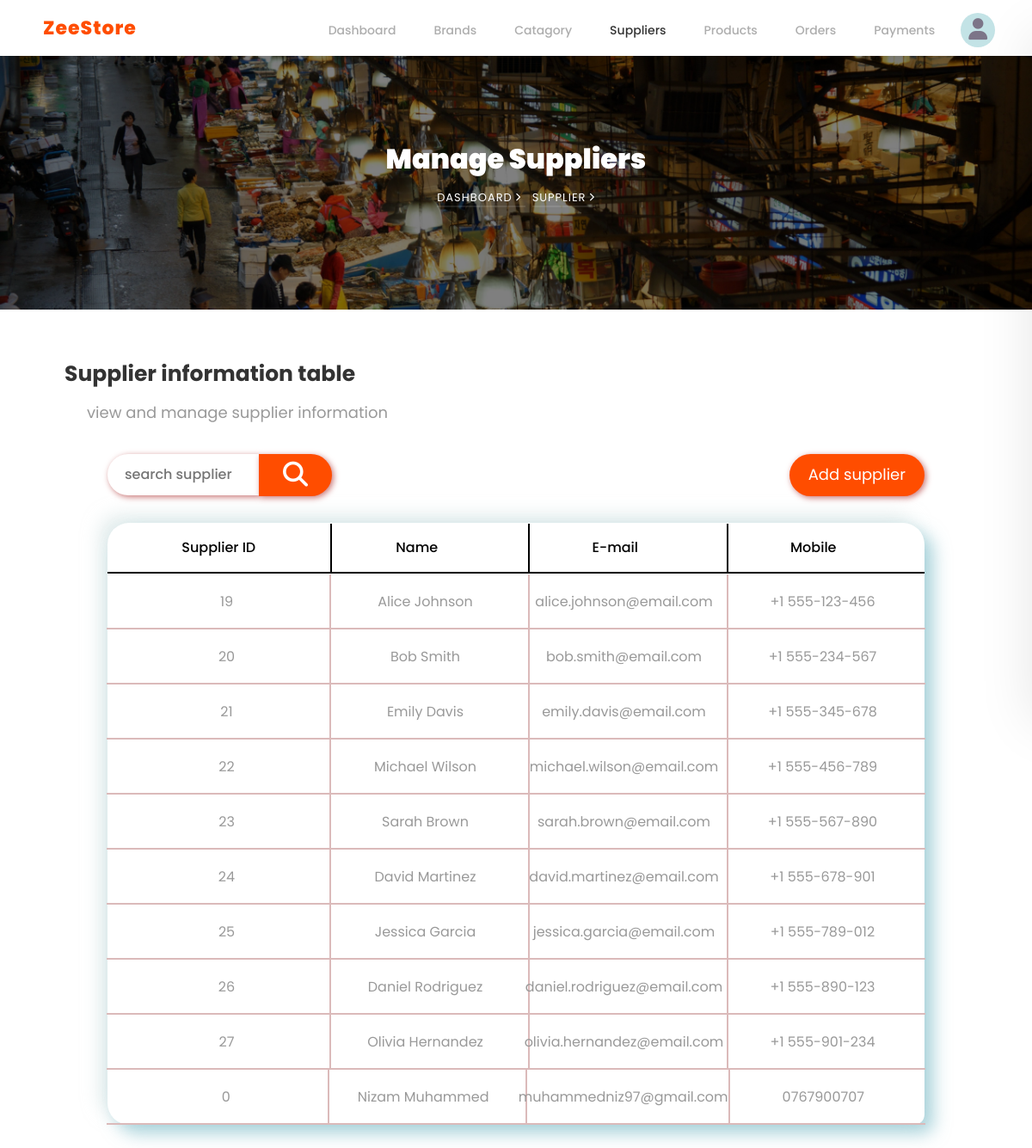
The app's page /admin/supplier.php, older data.
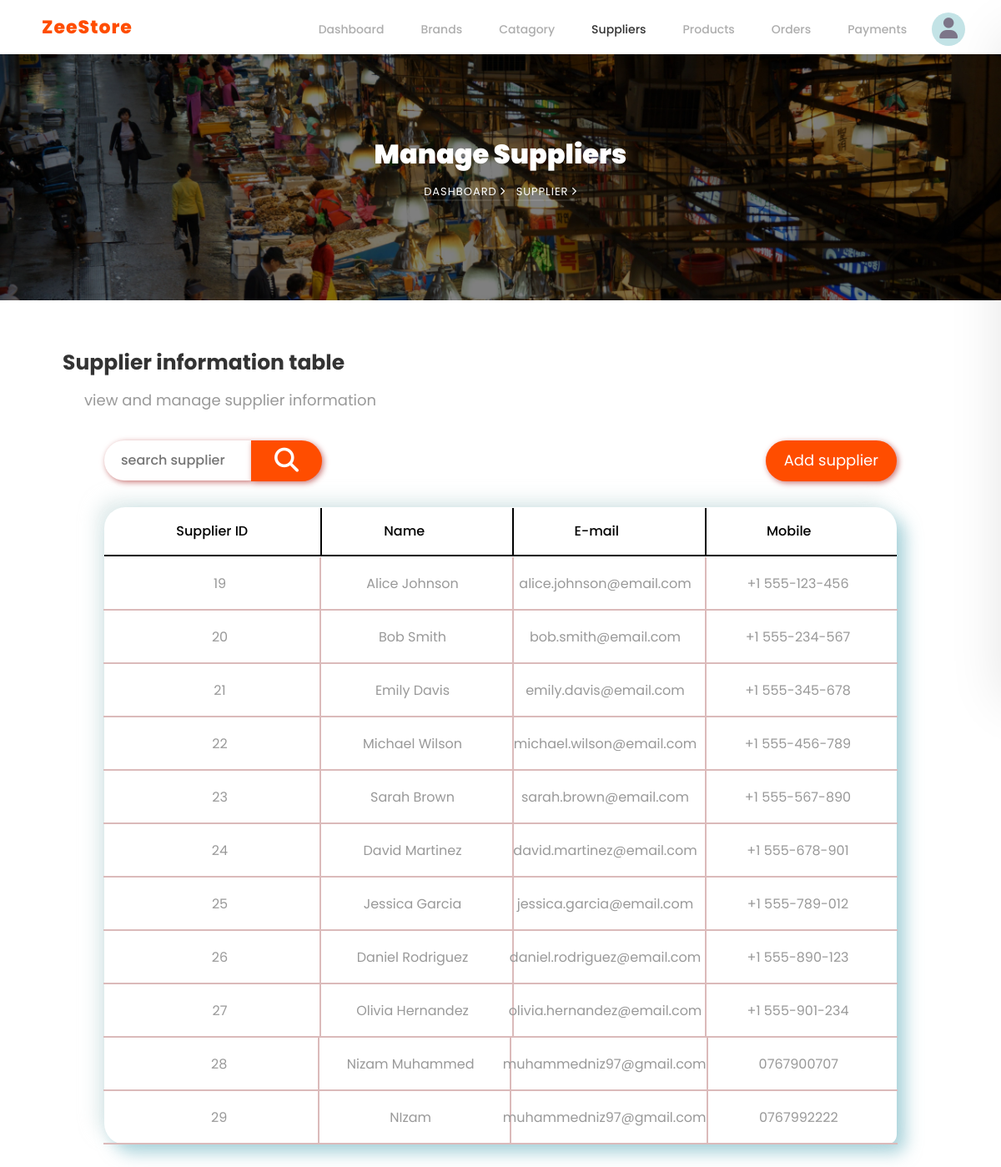
The same page, newer data.
### tables this page shows
CREATE TABLE `supplier` (
  `suppier_id` int(7) NOT NULL,
  `suppier_name` varchar(20) NOT NULL,
  `suppier_email` varchar(255) NOT NULL,
  `suppier_mobile` varchar(14) NOT NULL
);

### admin/supplier.php (the view, shortened to what this page needs)
<!DOCTYPE html>
<html lang="en">
<head>
  <?php require_once '../php/styles.php' ?>
</head>
<body style="margin-top: -30px">
  <nav>
    <a href="index.html" class="brand">ZeeStore</a>
    <div>
      <ul id="navbar">
        <li><a href="dashboard.php">Dashboard</a></li>
        <li><a href="brand.php">Brands</a></li>
        <li><a href="catagory.php">Catagory</a></li>
        <li><a href="supplier.php" class="active">Suppliers</a></li>
        <li><a href="product.php">Products</a></li>
        <li><a href="orders.php">Orders</a></li>
        <li><a href="payments.php">Payments</a></li>
        <li class="user" id="user">
          <div class="circle"></div>
          <i class="fa fa-user"></i>
        </li>
      </ul>
    </div>
  </nav>
  <section
    class="hero-wrap hero-wrap-2"
    style="background-image: url('../images/shopping.jpg')"
    data-stellar-background-ratio="0.5">
    <div class="overlay"></div>
    <div class="container">
      <div
        class="row no-gutters slider-text align-items-center justify-content-center">
        <div class="col-md-9 ftco-animate text-center">
          <h1 class="mb-2 bread">Manage Suppliers</h1>
          <p class="breadcrumbs">
            <span class="mr-2">
              <a href="index.html">
                Dashboard
                <i class="ion-ios-arrow-forward"></i>
              </a>
            </span>
            <span>
              Supplier
              <i class="ion-ios-arrow-forward"></i>
            </span>
          </p>
        </div>
      </div>
    </div>
  </section>
  <section class="admin-table">
    <h2>Supplier information table</h2>
    <span>view and manage supplier information</span>
    <div class="table">
      <div class="searchAddS">
        <section class="search">
          <input type="text" id="search" placeholder="search supplier" />
          <button id="search-bt">
            <i class="fa-solid fa-magnifying-glass"></i>
          </button>
        </section>
        <button id="btt1">Add supplier</button>
      </div>
      <div class="table-header parent">
        <div class="table-header-data row">Supplier ID</div>
        <div class="table-header-data row">Name</div>
        <div class="table-header-data row">E-mail</div>
        <div class="table-header-data row">Mobile</div>
      </div>
      <div class="table-data">
        <?php
        require_once '../php/DbConnect.php';
        $result = $conn->query("SELECT * FROM `supplier` WHERE 1");
        if ($result->num_rows > 0) {
          while ($row = $result->fetch_assoc()) {
            echo "<div class='table-row parent pop'>";
            echo "<div class='table-cell row'>" . $row['suppier_id'] . "</div>";
            echo "<div class='table-cell row'>" . $row['suppier_name'] . "</div>";
            echo "<div class='table-cell row'>" . $row['suppier_email'] . "</div>";
            echo "<div class='table-cell row'>" . $row['suppier_mobile'] . "</div>";
            echo "</div>";
          }
        } else echo "<div class='table-row parent'> No records found </div>";
        ?>
      </div>
    </div>
  </section>
  <?php require_once '../php/javaScripts.php' ?>
</body>
</html>

### php/styles.php (shortened to what this page needs)
<link rel="stylesheet" href="../css/open-iconic-bootstrap.min.css" />
<link rel="stylesheet" href="../css/owl.carousel.min.css" />
<link rel="stylesheet" href="../css/owl.theme.default.min.css" />
<link rel="stylesheet" href="../css/magnific-popup.css" />
<link rel="stylesheet" href="../css/aos.css" />
<link rel="stylesheet" href="../css/ionicons.min.css" />
<link rel="stylesheet" href="../css/animate.css" />
<link rel="stylesheet" href="../css/bootstrap-datepicker.css" />
<link rel="stylesheet" href="../css/jquery.timepicker.css" />
<link rel="stylesheet" href="../css/flaticon.css" />
<link rel="stylesheet" href="../css/icomoon.css" />
<link rel="stylesheet" href="../css/style.css" />
<link rel="stylesheet" href="../css/style2.css" />
<link
  rel="stylesheet"
  href="https://cdnjs.cloudflare.com/ajax/libs/font-awesome/6.6.0/css/all.min.css"
 />

### php/javaScripts.php (shortened to what this page needs)
</body>

### css/style2.css (style rules this page uses)
:root { --colorbt: #ff4d00; }
.brand { font-weight: 800; font-size: 22px; color: var(--colorbt); letter-spacing: 1px; }
nav { top: 0; left: 0; z-index: 980; display: flex; max-height: 65px; position: fixed; padding: 6px 50px; align-items: center; background: #fff; justify-content: space-between; box-shadow: 0 5px 15px rgba(0, 0, 0, 0.06); width: 100%; }
nav div ul { padding-top: 20px; width: 100%; display: flex; align-items: center; justify-content: center; list-style: none; }
nav div ul li { padding: 0.9rem 22px; list-style: none; position: relative; }
nav div ul li a { font-size: 15px; color: #999; text-decoration: none; transition: all 0.2s ease; font-size: 14px; font-weight: 500; opacity: 0.8 !important; }
nav div ul li a:hover, nav div ul li a.active { color: #000; opacity: 0; }
.user { margin-left: -14px; margin-right: -20px; font-size: 25px; display: flex; align-items: center; position: relative; cursor: pointer; }
.user .circle { background: #c3e3e6; aspect-ratio: 1; border-radius: 50%; min-height: 40px; margin-right: -31px; color: black; }
.user i[class="fa fa-user"] { color: #7c7588; }
.container { margin: 90px auto; }
h1 { margin-bottom: 20px; font-size: 2em; }
.parent { display: flex; justify-content: space-between; }
.parent .row { flex: 1; justify-content: center; }
.admin-table { padding: 0 75px; margin: 64px auto; margin-top: 56px; }
.admin-table h2 { font-size: 25px; font-weight: 700; line-height: 1.5; color: rgba(0, 0, 0, 0.8); font-family: inherit; }
.admin-table span { font-size: 18px; margin: 26px; }
.table { z-index: 800; max-width: 950px; margin: 0 auto; margin-top: 110px; box-shadow: 10px 10px 20px rgba(95, 172, 186, 0.54), -10px -10px 20px rgba(207, 224, 224, 0.54); border-radius: 25px 25px 12px 25px; position: relative; }
.table .table-header { font-weight: 500; color: #000; padding: 1px 15px; }
.table .table-header .table-header-data { border-right: 2px solid black; border-bottom: 2px solid black; height: 58px; line-height: 55px; }
.table .table-header .table-header-data:last-child { border-right: none; }
.table .table-data .table-row { padding: 0 14px; }
.table .table-data .table-row .table-cell:last-child { border-right: none; }

Row changes from the older to the newer data that the page shows:
removed supplier: suppier_id "0", suppier_name "Nizam Muhammed", suppier_email "muhammedniz97@gmail.com", suppier_mobile "0767900707"
added supplier: suppier_id "28", suppier_name "Nizam Muhammed", suppier_email "muhammedniz97@gmail.com", suppier_mobile "0767900707"
added supplier: suppier_id "29", suppier_name "NIzam", suppier_email "muhammedniz97@gmail.com", suppier_mobile "0767992222"
